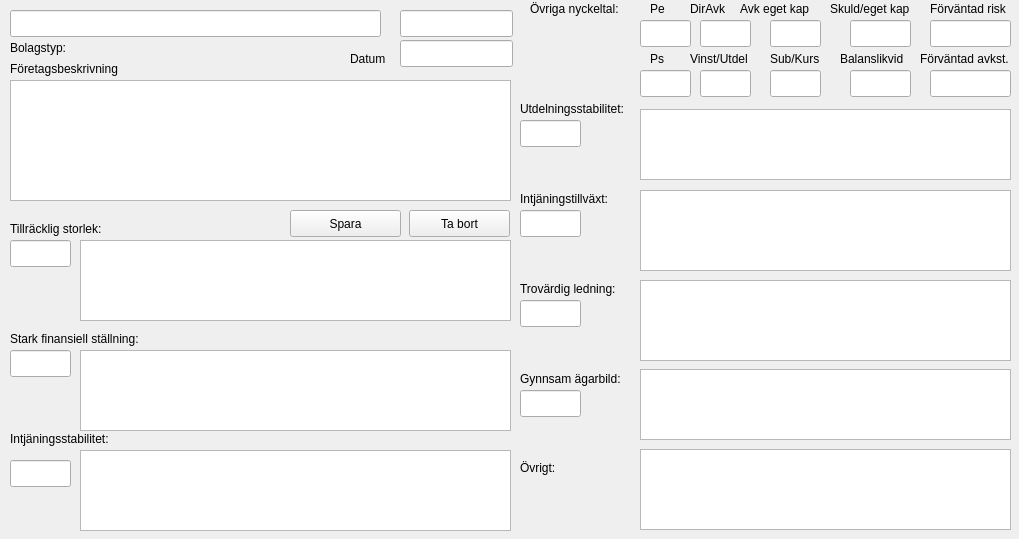
     <widget class="QWidget" name="scrollAreaWidgetContents">
      <property name="geometry">
       <rect>
        <x>0</x>
        <y>0</y>
        <width>1019</width>
        <height>539</height>
       </rect>
      </property>
      <widget class="QLineEdit" name="stockNameLineEdit">
       <property name="geometry">
        <rect>
         <x>10</x>
         <y>10</y>
         <width>371</width>
         <height>27</height>
        </rect>
       </property>
      </widget>
      <widget class="QLabel" name="label_5">
       <property name="geometry">
        <rect>
         <x>10</x>
         <y>60</y>
         <width>151</width>
         <height>17</height>
        </rect>
       </property>
       <property name="text">
        <string>Företagsbeskrivning</string>
       </property>
      </widget>
      <widget class="QLabel" name="label_7">
       <property name="geometry">
        <rect>
         <x>10</x>
         <y>220</y>
         <width>121</width>
         <height>17</height>
        </rect>
       </property>
       <property name="text">
        <string>Tillräcklig storlek:</string>
       </property>
      </widget>
      <widget class="QLineEdit" name="lineEditErningStabilityAnswer">
       <property name="geometry">
        <rect>
         <x>10</x>
         <y>460</y>
         <width>61</width>
         <height>27</height>
        </rect>
       </property>
      </widget>
      <widget class="QLabel" name="label_8">
       <property name="geometry">
        <rect>
         <x>10</x>
         <y>330</y>
         <width>181</width>
         <height>17</height>
        </rect>
       </property>
       <property name="text">
        <string>Stark finansiell ställning:</string>
       </property>
      </widget>
      <widget class="QLabel" name="label_9">
       <property name="geometry">
        <rect>
         <x>10</x>
         <y>430</y>
         <width>131</width>
         <height>17</height>
        </rect>
       </property>
       <property name="text">
        <string>Intjäningsstabilitet:</string>
       </property>
      </widget>
      <widget class="QLabel" name="label_10">
       <property name="geometry">
        <rect>
         <x>520</x>
         <y>100</y>
         <width>131</width>
         <height>17</height>
        </rect>
       </property>
       <property name="text">
        <string>Utdelningsstabilitet:	</string>
       </property>
      </widget>
      <widget class="QLabel" name="label_11">
       <property name="geometry">
        <rect>
         <x>520</x>
         <y>190</y>
         <width>121</width>
         <height>17</height>
        </rect>
       </property>
       <property name="text">
        <string>Intjäningstillväxt:</string>
       </property>
      </widget>
      <widget class="QLabel" name="label_12">
       <property name="geometry">
        <rect>
         <x>520</x>
         <y>280</y>
         <width>121</width>
         <height>17</height>
        </rect>
       </property>
       <property name="text">
        <string>Trovärdig ledning:</string>
       </property>
      </widget>
      <widget class="QLabel" name="label_13">
       <property name="geometry">
        <rect>
         <x>520</x>
         <y>370</y>
         <width>131</width>
         <height>17</height>
        </rect>
       </property>
       <property name="text">
        <string>Gynnsam ägarbild:</string>
       </property>
      </widget>
      <widget class="QLabel" name="label_14">
       <property name="geometry">
        <rect>
         <x>530</x>
         <y>0</y>
         <width>111</width>
         <height>17</height>
        </rect>
       </property>
       <property name="text">
        <string>Övriga nyckeltal:</string>
       </property>
      </widget>
      <widget class="QLineEdit" name="lineEditDividentStabilityAnswer">
       <property name="geometry">
        <rect>
         <x>520</x>
         <y>120</y>
         <width>61</width>
         <height>27</height>
        </rect>
       </property>
      </widget>
      <widget class="QLineEdit" name="lineEditErningGrowthAnswer">
       <property name="geometry">
        <rect>
         <x>520</x>
         <y>210</y>
         <width>61</width>
         <height>27</height>
        </rect>
       </property>
      </widget>
      <widget class="QLineEdit" name="lineEditTrustworthyManagementAnswer">
       <property name="geometry">
        <rect>
         <x>520</x>
         <y>300</y>
         <width>61</width>
         <height>27</height>
        </rect>
       </property>
      </widget>
      <widget class="QLineEdit" name="lineEditBeneficialOwnershipAnswer">
       <property name="geometry">
        <rect>
         <x>520</x>
         <y>390</y>
         <width>61</width>
         <height>27</height>
        </rect>
       </property>
      </widget>
      <widget class="QLineEdit" name="lineEditBigEnoughAnswer">
       <property name="geometry">
        <rect>
         <x>10</x>
         <y>240</y>
         <width>61</width>
         <height>27</height>
        </rect>
       </property>
      </widget>
      <widget class="QLineEdit" name="lineEditFinancialStrongAnswer">
       <property name="geometry">
        <rect>
         <x>10</x>
         <y>350</y>
         <width>61</width>
         <height>27</height>
        </rect>
       </property>
      </widget>
      <widget class="QPushButton" name="pushButton">
       <property name="geometry">
        <rect>
         <x>290</x>
         <y>210</y>
         <width>111</width>
         <height>27</height>
        </rect>
       </property>
       <property name="text">
        <string>Spara</string>
       </property>
      </widget>
      <widget class="QLineEdit" name="analysisDateLineEdit">
       <property name="geometry">
        <rect>
         <x>400</x>
         <y>40</y>
         <width>113</width>
         <height>27</height>
        </rect>
       </property>
      </widget>
      <widget class="QLabel" name="label_20">
       <property name="geometry">
        <rect>
         <x>350</x>
         <y>50</y>
         <width>51</width>
         <height>17</height>
        </rect>
       </property>
       <property name="text">
        <string>Datum</string>
       </property>
      </widget>
      <widget class="QLineEdit" name="stockSymbolLineEdit">
       <property name="geometry">
        <rect>
         <x>400</x>
         <y>10</y>
         <width>113</width>
         <height>27</height>
        </rect>
       </property>
      </widget>
      <widget class="QLineEdit" name="lineEditPE">
       <property name="geometry">
        <rect>
         <x>640</x>
         <y>20</y>
         <width>51</width>
         <height>27</height>
        </rect>
       </property>
       <property name="font">
        <font>
         <pointsize>9</pointsize>
        </font>
       </property>
      </widget>
      <widget class="QLineEdit" name="lineEditYield">
       <property name="geometry">
        <rect>
         <x>700</x>
         <y>20</y>
         <width>51</width>
         <height>27</height>
        </rect>
       </property>
       <property name="font">
        <font>
         <pointsize>9</pointsize>
        </font>
       </property>
      </widget>
      <widget class="QLineEdit" name="lineEditPs">
       <property name="geometry">
        <rect>
         <x>640</x>
         <y>70</y>
         <width>51</width>
         <height>27</height>
        </rect>
       </property>
       <property name="font">
        <font>
         <pointsize>9</pointsize>
        </font>
       </property>
      </widget>
      <widget class="QLabel" name="label_36">
       <property name="geometry">
        <rect>
         <x>690</x>
         <y>0</y>
         <width>41</width>
         <height>17</height>
        </rect>
       </property>
       <property name="font">
        <font>
         <pointsize>9</pointsize>
        </font>
       </property>
       <property name="text">
        <string>DirAvk</string>
       </property>
      </widget>
      <widget class="QLabel" name="label_37">
       <property name="geometry">
        <rect>
         <x>690</x>
         <y>50</y>
         <width>71</width>
         <height>17</height>
        </rect>
       </property>
       <property name="font">
        <font>
         <pointsize>9</pointsize>
        </font>
       </property>
       <property name="text">
        <string>Vinst/Utdel</string>
       </property>
      </widget>
      <widget class="QLineEdit" name="lineEditEarningsDivByDividend">
       <property name="geometry">
        <rect>
         <x>700</x>
         <y>70</y>
         <width>51</width>
         <height>27</height>
        </rect>
       </property>
       <property name="font">
        <font>
         <pointsize>9</pointsize>
        </font>
       </property>
      </widget>
      <widget class="QLabel" name="label_38">
       <property name="geometry">
        <rect>
         <x>770</x>
         <y>50</y>
         <width>61</width>
         <height>17</height>
        </rect>
       </property>
       <property name="font">
        <font>
         <pointsize>9</pointsize>
        </font>
       </property>
       <property name="text">
        <string>Sub/Kurs</string>
       </property>
      </widget>
      <widget class="QLabel" name="label_35">
       <property name="geometry">
        <rect>
         <x>650</x>
         <y>50</y>
         <width>16</width>
         <height>17</height>
        </rect>
       </property>
       <property name="font">
        <font>
         <pointsize>9</pointsize>
        </font>
       </property>
       <property name="text">
        <string>Ps</string>
       </property>
      </widget>
      <widget class="QLineEdit" name="lineEditNavDivLastStockPrice">
       <property name="geometry">
        <rect>
         <x>770</x>
         <y>70</y>
         <width>51</width>
         <height>27</height>
        </rect>
       </property>
       <property name="font">
        <font>
         <pointsize>9</pointsize>
        </font>
       </property>
      </widget>
      <widget class="QLineEdit" name="lineEditTotDebtEquityRatio">
       <property name="geometry">
        <rect>
         <x>850</x>
         <y>20</y>
         <width>61</width>
         <height>27</height>
        </rect>
       </property>
       <property name="font">
        <font>
         <pointsize>9</pointsize>
        </font>
       </property>
      </widget>
      <widget class="QLineEdit" name="lineEditCurrentRatio">
       <property name="geometry">
        <rect>
         <x>850</x>
         <y>70</y>
         <width>61</width>
         <height>27</height>
        </rect>
       </property>
       <property name="font">
        <font>
         <pointsize>9</pointsize>
        </font>
       </property>
      </widget>
      <widget class="QLabel" name="label_22">
       <property name="geometry">
        <rect>
         <x>930</x>
         <y>0</y>
         <width>91</width>
         <height>17</height>
        </rect>
       </property>
       <property name="font">
        <font>
         <pointsize>9</pointsize>
        </font>
       </property>
       <property name="text">
        <string>Förväntad risk</string>
       </property>
      </widget>
      <widget class="QLineEdit" name="lineEditExpectedReturn">
       <property name="geometry">
        <rect>
         <x>930</x>
         <y>70</y>
         <width>81</width>
         <height>27</height>
        </rect>
       </property>
       <property name="font">
        <font>
         <pointsize>9</pointsize>
        </font>
       </property>
      </widget>
      <widget class="QLineEdit" name="lineEditExpectedRisk">
       <property name="geometry">
        <rect>
         <x>930</x>
         <y>20</y>
         <width>81</width>
         <height>27</height>
        </rect>
       </property>
       <property name="font">
        <font>
         <pointsize>9</pointsize>
        </font>
       </property>
      </widget>
      <widget class="QLabel" name="label_21">
       <property name="geometry">
        <rect>
         <x>920</x>
         <y>50</y>
         <width>101</width>
         <height>17</height>
        </rect>
       </property>
       <property name="font">
        <font>
         <pointsize>9</pointsize>
        </font>
       </property>
       <property name="text">
        <string>Förväntad avkst.</string>
       </property>
      </widget>
      <widget class="QLabel" name="label_23">
       <property name="geometry">
        <rect>
         <x>830</x>
         <y>0</y>
         <width>91</width>
         <height>17</height>
        </rect>
       </property>
       <property name="font">
        <font>
         <pointsize>9</pointsize>
        </font>
       </property>
       <property name="text">
        <string>Skuld/eget kap</string>
       </property>
      </widget>
      <widget class="QLabel" name="label_24">
       <property name="geometry">
        <rect>
         <x>840</x>
         <y>50</y>
         <width>81</width>
         <height>17</height>
        </rect>
       </property>
       <property name="font">
        <font>
         <pointsize>9</pointsize>
        </font>
       </property>
       <property name="text">
        <string>Balanslikvid</string>
       </property>
      </widget>
      <widget class="QLabel" name="label_25">
       <property name="geometry">
        <rect>
         <x>740</x>
         <y>0</y>
         <width>81</width>
         <height>17</height>
        </rect>
       </property>
       <property name="font">
        <font>
         <pointsize>9</pointsize>
        </font>
       </property>
       <property name="text">
        <string>Avk eget kap</string>
       </property>
      </widget>
      <widget class="QLineEdit" name="lineEditReturnOnEquity">
       <property name="geometry">
        <rect>
         <x>770</x>
         <y>20</y>
         <width>51</width>
         <height>27</height>
        </rect>
       </property>
       <property name="font">
        <font>
         <pointsize>9</pointsize>
        </font>
       </property>
      </widget>
      <widget class="QLabel" name="label_26">
       <property name="geometry">
        <rect>
         <x>650</x>
         <y>0</y>
         <width>21</width>
         <height>17</height>
        </rect>
       </property>
       <property name="font">
        <font>
         <pointsize>9</pointsize>
        </font>
       </property>
       <property name="text">
        <string>Pe</string>
       </property>
      </widget>
      <widget class="QPushButton" name="pushButtonRemoveRecord">
       <property name="geometry">
        <rect>
         <x>409</x>
         <y>210</y>
         <width>101</width>
         <height>27</height>
        </rect>
       </property>
       <property name="text">
        <string>Ta bort</string>
       </property>
      </widget>
      <widget class="QLabel" name="label_6">
       <property name="geometry">
        <rect>
         <x>520</x>
         <y>460</y>
         <width>91</width>
         <height>16</height>
        </rect>
       </property>
       <property name="text">
        <string>Övrigt:</string>
       </property>
      </widget>
      <widget class="QPlainTextEdit" name="textEditCompDescription">
       <property name="geometry">
        <rect>
         <x>10</x>
         <y>80</y>
         <width>501</width>
         <height>121</height>
        </rect>
       </property>
      </widget>
      <widget class="QPlainTextEdit" name="textEditBigEnoughText">
       <property name="geometry">
        <rect>
         <x>80</x>
         <y>240</y>
         <width>431</width>
         <height>81</height>
        </rect>
       </property>
      </widget>
      <widget class="QPlainTextEdit" name="textEditFinancialStrongText">
       <property name="geometry">
        <rect>
         <x>80</x>
         <y>350</y>
         <width>431</width>
         <height>81</height>
        </rect>
       </property>
      </widget>
      <widget class="QPlainTextEdit" name="textEditErningStabilityText">
       <property name="geometry">
        <rect>
         <x>80</x>
         <y>450</y>
         <width>431</width>
         <height>81</height>
        </rect>
       </property>
      </widget>
      <widget class="QPlainTextEdit" name="textEditDividentStabilityText">
       <property name="geometry">
        <rect>
         <x>640</x>
         <y>109</y>
         <width>371</width>
         <height>71</height>
        </rect>
       </property>
      </widget>
      <widget class="QPlainTextEdit" name="textEditErningGrowthText">
       <property name="geometry">
        <rect>
         <x>640</x>
         <y>190</y>
         <width>371</width>
         <height>81</height>
        </rect>
       </property>
      </widget>
      <widget class="QTextEdit" name="textEditTrustworthyManagementText">
       <property name="geometry">
        <rect>
         <x>640</x>
         <y>280</y>
         <width>371</width>
         <height>81</height>
        </rect>
       </property>
      </widget>
      <widget class="QPlainTextEdit" name="textEditBeneficialOwnershipText">
       <property name="geometry">
        <rect>
         <x>640</x>
         <y>369</y>
         <width>371</width>
         <height>71</height>
        </rect>
       </property>
      </widget>
      <widget class="QPlainTextEdit" name="textEditOtherInfo">
       <property name="geometry">
        <rect>
         <x>640</x>
         <y>449</y>
         <width>371</width>
         <height>81</height>
        </rect>
       </property>
      </widget>
      <widget class="QLabel" name="labelMainPglabelCompanyType">
       <property name="geometry">
        <rect>
         <x>90</x>
         <y>40</y>
         <width>231</width>
         <height>16</height>
        </rect>
       </property>
       <property name="text">
        <string/>
       </property>
      </widget>
      <widget class="QLabel" name="label_41">
       <property name="geometry">
        <rect>
         <x>10</x>
         <y>40</y>
         <width>71</width>
         <height>16</height>
        </rect>
       </property>
       <property name="text">
        <string>Bolagstyp:</string>
       </property>
      </widget>
     </widget>
